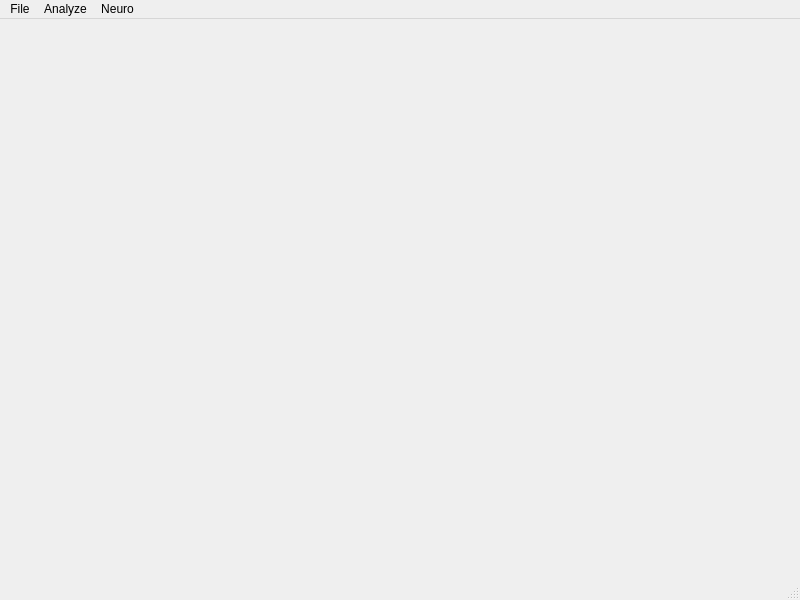
<?xml version="1.0" encoding="UTF-8"?>
<ui version="4.0">
 <class>MainWindow</class>
 <widget class="QMainWindow" name="MainWindow">
  <property name="geometry">
   <rect>
    <x>0</x>
    <y>0</y>
    <width>800</width>
    <height>600</height>
   </rect>
  </property>
  <property name="windowTitle">
   <string>MainWindow</string>
  </property>
  <widget class="QWidget" name="centralwidget"/>
  <widget class="QMenuBar" name="menubar">
   <property name="geometry">
    <rect>
     <x>0</x>
     <y>0</y>
     <width>800</width>
     <height>25</height>
    </rect>
   </property>
   <widget class="QMenu" name="menuFile">
    <property name="title">
     <string>File</string>
    </property>
    <addaction name="actionUpload"/>
    <addaction name="actionExport_graphs"/>
   </widget>
   <widget class="QMenu" name="menuAnalyze">
    <property name="title">
     <string>Analyze</string>
    </property>
    <addaction name="actionRun_new_analyze"/>
    <addaction name="actionSettings"/>
    <addaction name="actionParameters"/>
    <addaction name="actionVisual_parameters"/>
   </widget>
   <widget class="QMenu" name="menuNeuro">
    <property name="title">
     <string>Neuro</string>
    </property>
    <widget class="QMenu" name="menuChange_network">
     <property name="title">
      <string>Change network</string>
     </property>
     <addaction name="actionNetwork_1"/>
     <addaction name="actionNetwork_2"/>
     <addaction name="actionNetwork_3"/>
    </widget>
    <addaction name="actionRun_neuro_analyze"/>
    <addaction name="menuChange_network"/>
    <addaction name="actionClear_model"/>
   </widget>
   <addaction name="menuFile"/>
   <addaction name="menuAnalyze"/>
   <addaction name="menuNeuro"/>
  </widget>
  <widget class="QStatusBar" name="statusbar"/>
  <action name="actionUpload">
   <property name="text">
    <string>Upload</string>
   </property>
  </action>
  <action name="actionExport_graphs">
   <property name="text">
    <string>Export graphs</string>
   </property>
  </action>
  <action name="actionRun_new_analyze">
   <property name="text">
    <string>Run new analyze</string>
   </property>
  </action>
  <action name="actionSettings">
   <property name="text">
    <string>Settings</string>
   </property>
  </action>
  <action name="actionParameters">
   <property name="text">
    <string>Parameters</string>
   </property>
  </action>
  <action name="actionVisual_parameters">
   <property name="text">
    <string>Visual parameters</string>
   </property>
  </action>
  <action name="actionRun_neuro_analyze">
   <property name="text">
    <string>Run neuro analyze</string>
   </property>
  </action>
  <action name="actionClear_model">
   <property name="text">
    <string>Clear model</string>
   </property>
  </action>
  <action name="actionNetwork_1">
   <property name="text">
    <string>Network #1</string>
   </property>
  </action>
  <action name="actionNetwork_2">
   <property name="text">
    <string>Network #2</string>
   </property>
  </action>
  <action name="actionNetwork_3">
   <property name="text">
    <string>Network #3</string>
   </property>
  </action>
 </widget>
 <resources/>
 <connections/>
</ui>
